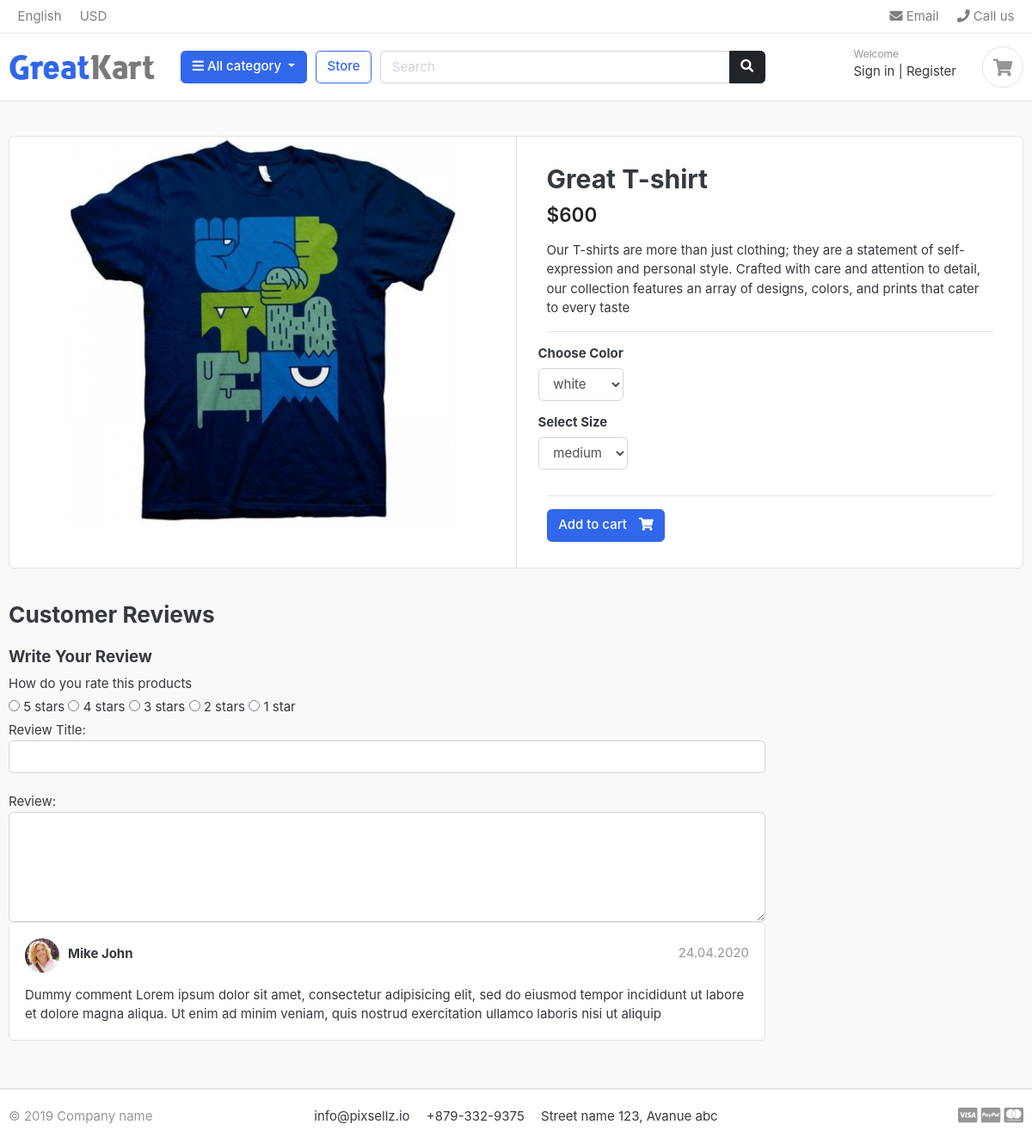
/store/category/tshirts/great-t-shirt/, run on the app's committed database.
### store/models.py (models this page shows, shortened)
class Product(models.Model):
    product_name=models.CharField(max_length=200,unique=True)
    slug=models.SlugField(max_length=200,unique=True)
    description=models.TextField(max_length=500,blank=True)
    price=models.IntegerField()
    images=models.ImageField(upload_to='photos/products')
    stock=models.IntegerField()
    is_available=models.BooleanField(default=True)
    category=models.ForeignKey(Category,on_delete=models.CASCADE)
    uploaded_date=models.DateTimeField(auto_now_add=True)
    updated_date=models.DateTimeField(auto_now=True)

### store/views.py (the view)
# urls.py: path('category/<slug:category_slug>/<slug:product_slug>/',views.product_detail,name='product_detail'),
def product_detail(request, category_slug, product_slug):
    single_product = Product.objects.get(
        category__slug=category_slug, slug=product_slug
    )
    context = {
        "single_product": single_product,
    }
    return render(request, "store/product_details.html", context)

### carts/context_processors.py (called while the page is built)
def counter(request):
    item_count = 0
    if 'admin' in request.path:
        return {}
    else:
        try:
            cart = Cart.objects.filter(cart_id=_cart_id(request)).first()
            if cart:
                cart_items = CartItem.objects.filter(cart=cart)
                for cart_item in cart_items:
                    item_count += cart_item.quantity
        except Cart.DoesNotExist:
            item_count = 0
    return {'item_count': item_count}

### carts/models.py (called while the page is built)
    def colors(self):
        return super(VariationManager,self).filter(variation_category='color',is_active=True)

    def sizes(self):
        return super(VariationManager,self).filter(variation_category='size',is_active=True)

### carts/views.py (called while the page is built)
def _cart_id(request):
    cart=request.session.session_key
    if not cart:
        cart=request.session.create()
    return cart

### category/context_processors.py (called while the page is built)
def menu_links(request):
    links=Category.objects.all()
    return dict(multiple_links=links)

### category/models.py (called while the page is built)
    def get_url(self):
        return reverse('product_by_category',args=[self.slug])

### template/store/product_details.html (shortened to what this page needs)
{% extends 'base.html' %}
{% load static %}
{% block content %}
<section class="section-content padding-y bg">
    <div class="container">
        <div class="card">
            <div class="row no-gutters">
                <aside class="col-md-6">
                    <article class="gallery-wrap">
                        <div class="img-big-wrap">
                            <a href="#"><img src="{{single_product.images.url}}"></a>
                        </div>
                    </article>
                </aside>
                <main class="col-md-6 border-left">
                    <article class="content-body">
                        <form method="POST" action="{% url 'add_cart' single_product.id %}">
                            <h2 class="title">{{single_product.product_name}}</h2>
                            <div class="mb-3">
                                <var class="price h4">${{single_product.price}}</var>
                            </div>
                            <p>{{single_product.description}}</p>
                            <hr>
                            <div class="row">
                                <div class="item-option-select">
                                    <h6>Choose Color</h6>
                                    <select name="color" class="form-control" required>
                                        {% for i in single_product.variation_set.colors %}
                                        <option value="{{i.variation_value}}">{{i.variation_value}}</option>
                                        {% endfor %}
                                    </select>
                                </div>
                            </div>
                            <div class="row">
                                <div class="item-option-select">
                                    <h6>Select Size</h6>
                                    <select name="size" class="form-control" required>
                                        {% for i in single_product.variation_set.sizes %}
                                        <option value="{{i.variation_value}}">{{i.variation_value}}</option>
                                        {% endfor %}
                                    </select>
                                </div>
                            </div>
                            <hr>
                            {% if single_product.stock <= 0 %} <h2 class="text-danger"> <span class="text">Out of
                                    Stock</span></h2>
                                {% else %}
                                <button href="{% url 'add_cart' single_product.id %}" type="submit"
                                    class="btn  btn-primary"> <span class="text">Add to cart</span> <i
                                        class="fas fa-shopping-cart"></i> </button>
                                {% endif %}
                        </form>
                    </article>
                </main>
            </div>
        </div>
        <br>
        <div class="row">
            <div class="col-md-9">
                <header class="section-heading">
                    <h3>Customer Reviews </h3>
                </header>
                <form method="POST" action="{% url 'submit_review' single_product.id %}">
                    <h5> Write Your Review </h5>
                    <div>
                        <label>How do you rate this products</label>
                        <br>
                        <div class="rate">
                            <input type="radio" id="star5" name="rate" value="5" required />
                            <label for="star5" title="text">5 stars</label>
                            <input type="radio" id="star4" name="rate" value="4" required />
                            <label for="star4" title="text">4 stars</label>
                            <input type="radio" id="star3" name="rate" value="3" required />
                            <label for="star3" title="text">3 stars</label>
                            <input type="radio" id="star2" name="rate" value="2" required />
                            <label for="star2" title="text">2 stars</label>
                            <input type="radio" id="star1" name="rate" value="1" required />
                            <label for="star1" title="text">1 star</label>
                        </div>
                        Review Title:
                        <input type="text" name="title" class="form-control" name="subject">
                        <br>
                        Review:
                        <textarea name="review" class="form-control" rows="5" columns="5"></textarea>
                        <article class="box mb-3">
                            <div class="icontext w-100">
                                <img src="{% static './images/avatars/avatar1.jpg'%}"
                                    class="img-xs icon rounded-circle">
                                <div class="text">
                                    <span class="data text-muted float-md-right">24.04.2020</span>
                                    <h6 class="mb-1">Mike John</h6>
                                </div>
                            </div>
                            <div class="mt-3">
                                <p>
                                    Dummy comment Lorem ipsum dolor sit amet, consectetur adipisicing elit, sed do
                                    eiusmod
                                    tempor incididunt ut labore et dolore magna aliqua. Ut enim ad minim veniam,
                                    quis nostrud exercitation ullamco laboris nisi ut aliquip
                                </p>
                            </div>
                        </article>
                    </div>
                </form>
            </div>
        </div>
    </div>
</section>
{% endblock %}

### static/css/ui.css (style rules this page uses)
html { font-family: "Inter", sans-serif; font-size: 15px; }
.content-body { flex: 1 1 auto; padding: 2rem 2.3rem; }
.img-xs, .img-sm, .img-md, .img-lg { -o-object-fit: cover; object-fit: cover; flex-shrink: 0; flex-grow: 0; }
.img-xs { width: 40px; height: 40px; }
.padding-y { padding-top: 40px; padding-bottom: 40px; }
var { font-style: normal; }
article:after, .form-group:after { display: block; clear: both; content: ""; }
.bg { background-color: #f8f9fa; }
.section-heading { margin-bottom: 20px; margin-top: 15px; }
p:last-child { margin-bottom: 0; }
.btn .text + i { margin-left: 10px; }
.icontext { display: inline-flex; align-items: center; vertical-align: middle; }
.icontext .text { width: 100%; line-height: 1.2; }
.icontext .icon { position: relative; margin-right: 10px; flex-shrink: 0; flex-grow: 0; }
.price { font-weight: 600; color: #212529; }
.box { padding: 18px; background: #fff; border-radius: 0.37rem; border: 1px solid #e4e4e4; }
.box img { max-width: 100%; }
.gallery-wrap .img-big-wrap { margin-bottom: 10px; border-radius: 0.37rem; overflow: hidden; background-color: #fff; }
.gallery-wrap .img-big-wrap a { text-align: center; display: block; }
.gallery-wrap .img-big-wrap img { height: 450px; width: auto; display: inline-block; }
.item-option-select { margin-bottom: 1rem; display: inline-block; margin-right: 15px; }

### data on the page
Product: images (picture), product_name "Great T-shirt", price "600", description "Our T-shirts are more than just clothing; they are a statement of self-expression and personal style. Crafted with care and attention to detail, our collection features an array of designs, colors, and prints that cater to every taste"

### other printed values
form field color "white"
form field size "medium"
